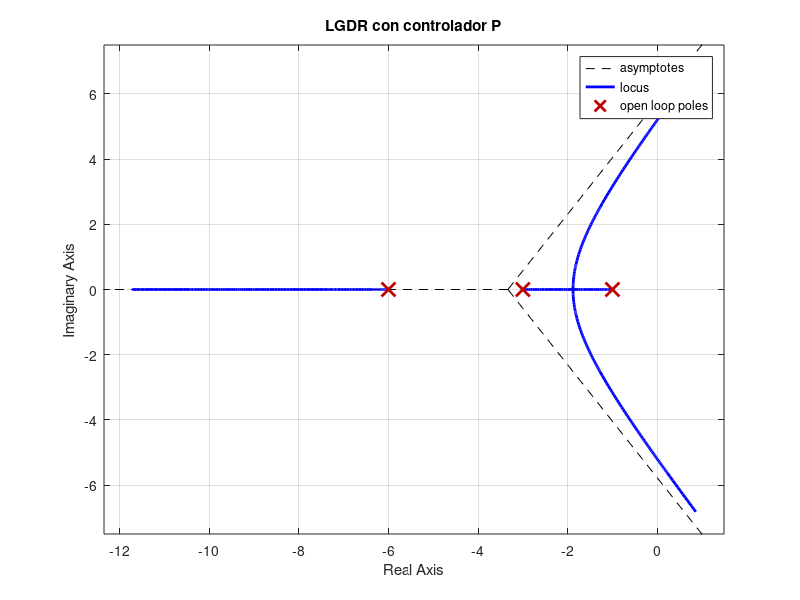
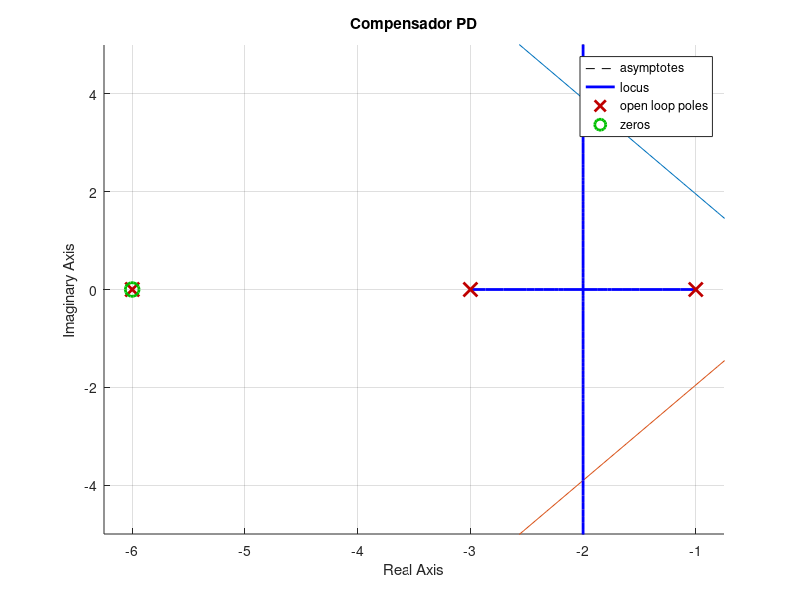
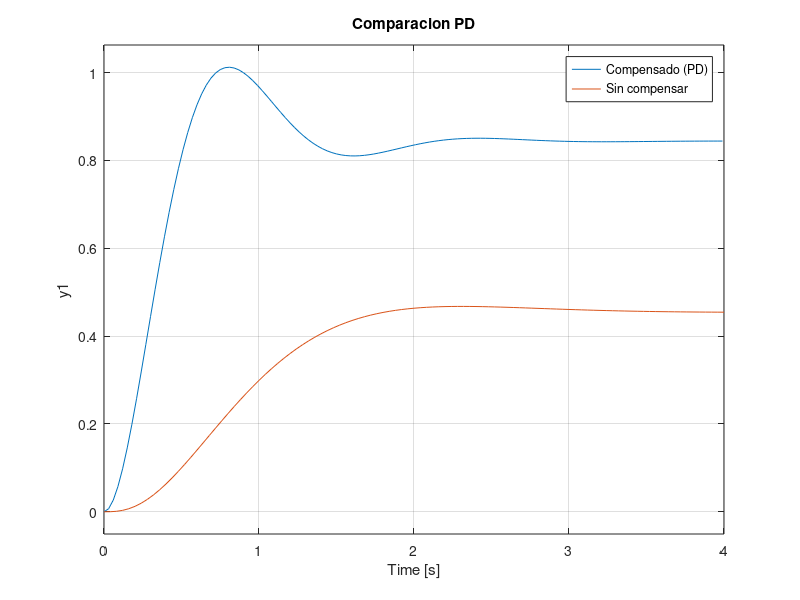
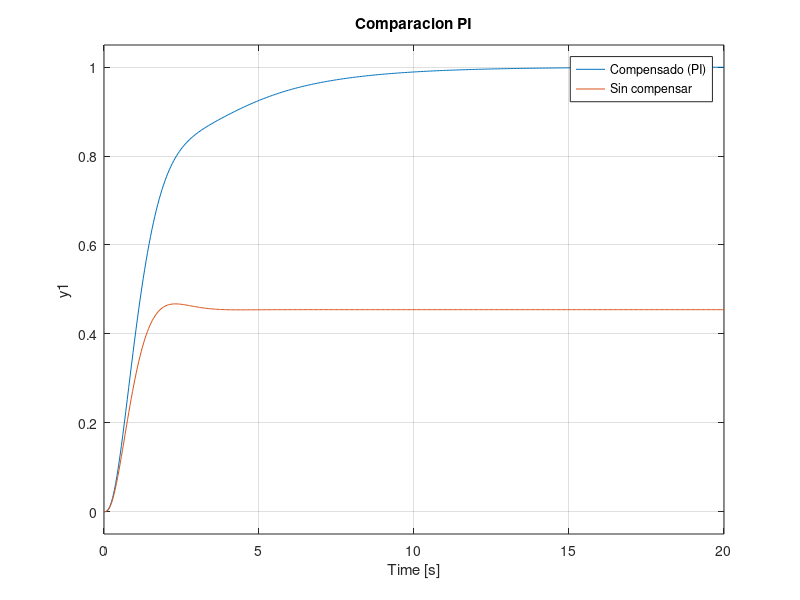

MATLAB code to generate these figures, in order:
% ts = 2s (Error del 2%)    ->  wn = 4/(ts*epsilon) = 4/(2*0.46) ~= 4.386
% %Sobreoscilacion = 20%    ->  F. amort. (epsilon) = -log(0.2)/sqrt(pi^2 + log(0.2)^2) ~= 0.46
% Ess = 0


% 1. Obtener los polos dominantes buscados, en lazo cerrado para las especificaciones listadas anteriormente.
F = tf(15, [1 10 27 18]);   % Lazo abierto
H = feedback(F, 1, -1);     % Lazo cerrado

% Calculamos el factor de amortiguamiento (epsilon):
E = -log(0.2)/sqrt(pi^2 + log(0.2)^2);

% Calculamos el factor de amortiguamiento (wn):
ts = 2;
wn = 4/(ts*E);

%Calculamos los polos dominantes:
p1 = -E*wn+(1j*wn*sqrt(1-E^2));
p2 = -E*wn-(1j*wn*sqrt(1-E^2));
display(p1); display(p2);


% 2. Obtener el lugar de las raices para este sistema en lazo cerrado con un controlador proporcional.
Kp = 2.725;
F_P = Kp*F;
H_P = feedback(F_P, 1, -1);
figure(1)
rlocus(F_P); title("LGDR con controlador P");


% 3. Diseñar un compensador PD que satisfaga las condiciones dinamicas
K = 1.08;
% Calculamos zc:
[P, Z] = pzmap(F);
% Criterio del angulo
ang1 = rad2deg(atan((imag(p1)-imag(P(1)))/(real(p1)-(real(P(1))))));
ang2 = rad2deg(atan((imag(p1)-imag(P(2)))/(real(p1)-(real(P(2))))));
ang3 = 180 + rad2deg(atan((imag(p1)-imag(P(3)))/(real(p1)-(real(P(3))))));
% Posicion del cero en el eje real
zc = imag(p1)/tan(deg2rad(180+ang1+ang2+ang3)) - real(p1);
display(zc);
PD = (K*tf([1 zc], 1));
F_PD = PD*F;
H_PD = feedback(F_PD, 1, -1);

ang_rad = acos(E);  % Angulo de inclinacion en radianes
m = tan(ang_rad);   % Pendiente de la recta
x = linspace(-10, 0);
y = 0 + m*(x - 0);  % Ecuacion de la recta

% Calculamos sigma:
ts = 2;
sigma = 4/2;

figure(2)
hold on
% Sobreelongación:
plot(x, -y, x, y);  % (Polos contenidos entre las dos diagonales)

% Tiempo de asentamiento:
plot([-sigma -sigma], [-10 10]);    % (Polos a la izquierda de la linea vertical)

% LGDR
rlocus(F_PD);
title("Compensador PD"); ylim([-5 5]);
hold off

% d) Comparacion compensado vs sin compensar
figure(3)
step(H_PD, H); title("Comparacion PD");
legend("Compensado (PD)", "Sin compensar");


% 4. Añadir un compensador PI, elegir la posicion de su cero y simular e iterar hasta obtener la respuesta buscada.
a = 0.6;            % Posicion del cero en el eje real
PI = K*tf([1 a], [1 0]);
F_PI = PI*F;
H_PI = feedback(F_PI, 1, -1);

% Comparacion compensado vs sin compensar
figure(4)
step(H_PI, H); title("Comparacion PI");
legend("Compensado (PI)", "Sin compensar");


% 5. Obtener los valores de las constantes del PID diseñado.
Kp = K*zc+K*a;
Ki = K*zc*a;
Kd = K;
PID_a = pid(Kp, Ki, Kd);
PID_b = PD*PI;

F_PID_a = PID_a*F;
F_PID_b = PID_b*F;
H_PID_a = feedback(F_PID_a, 1, -1);
H_PID_b = feedback(F_PID_b, 1, -1);

% Comparacion compensado vs sin compensar
figure(5)
subplot(1, 2, 1)
step(H_PID_a, H); title("Comparacion PID (funcion pid())");
subplot(1, 2, 2)
step(H_PID_b, H); title("Comparacion PID (fórmula PI*PD)");
legend("Compensado (PID)", "Sin compensar");